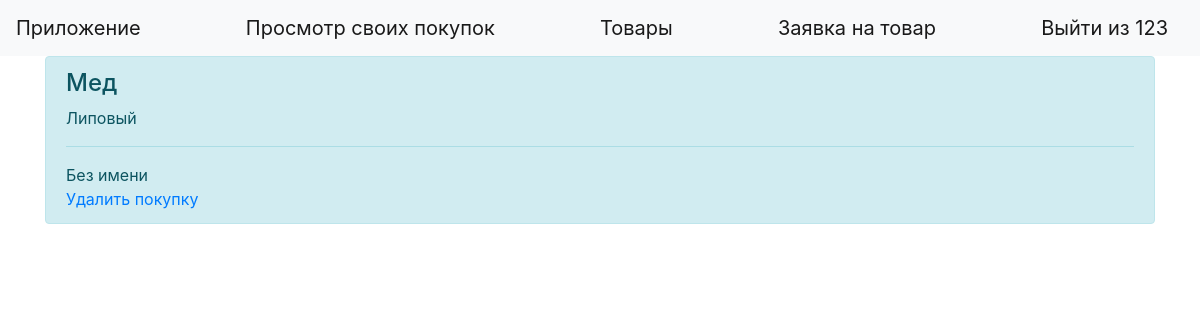
Page /index/ (signed in) on the committed database.
### tables this page shows
CREATE TABLE purchases (id INTEGER PRIMARY KEY AUTOINCREMENT, tovar VARCHAR (50), title VARCHAR (100), content VARCHAR (1000), user_id INTEGER, phone TEXT, count_ INTEGER);

### main.py (the view)
@app.route('/')
@app.route('/index/', methods=['POST', 'GET'])
def index():
    if request.method == 'GET':
        form = cgi.FieldStorage()
        if 'username' not in session or not flag_perm and not session.permanent:
            if "username" in session:
                return redirect("/logout")
            return redirect('/login')
        purchases = PurchaseModel(db_.get_connection()).get_all(session['user_id'])
        user_model = UsersModel(db_.get_connection())
        all_purchases = PurchaseModel(db_.get_connection()).get_all()
        all_users = user_model.get_all()
        if session['username'] in admins:
            return render_template('index.html', purchases=reversed(all_purchases),
                                   admins=admins, username=session['username'], all_users=all_users,
                                   adm_n=purchases)
        return render_template('index.html', username=session['username'], purchases=reversed(purchases), admins=admins)

### db.py (called while the page is built)
    def get_connection(self):
        return self.conn

### purchases_model.py (called while the page is built)
    def get_all(self, user_id=None):
        cursor = self.connection.cursor()
        if user_id:
            cursor.execute("SELECT * FROM purchases WHERE user_id = ?",
                           (str(user_id),))
        else:
            cursor.execute("SELECT * FROM purchases")
        rows = cursor.fetchall()
        return rows

### users_model.py (called while the page is built)
    def get_all(self):
        cursor = self.connection.cursor()
        cursor.execute("SELECT * FROM users")
        rows = cursor.fetchall()
        return rows

### templates/index.html
{% extends "base.html" %}
{% block content %}
{% if username in admins %}
    {% for item in purchases %}
{% if item in adm_n %}
<div class="alert alert-info" role="alert">
            <h4 class="alert-heading">{{item[2]}}</h4>
            <p>{{item[3]}}</p>
        <h6 style="color:blue">Своя заявка</h6>
              <hr>
            <p class="mb-0">{{item[1]}}</p>
            <a href="/delete_purchases/{{item[0]}}">Удалить покупку</a>
        </div>
    {% else %}
    <div class="alert alert-info" role="alert">
            <h4 class="alert-heading">{{item[2]}}</h4>
            <p>{{item[3]}}</p>
    <h6 style="color:blue">USER ID: {{item[4]}} </h6>
              <hr>
            <p class="mb-0">{{item[1]}}</p>
            <a href="/delete_purchases/{{item[0]}}">Удалить покупку</a>
        </div>
{% endif %}
    {% endfor %}
{% else %}
    {% for item in purchases %}
        <div class="alert alert-info" role="alert">
            <h4 class="alert-heading">{{item[2]}}</h4>
             <p>{{item[3]}}</p>
              <hr>
             <p class="mb-0">{{item[1]}}</p>
            <a href="/delete_purchases/{{item[0]}}">Удалить покупку</a>
        </div>
    {% endfor %}
{% endif %}
{% endblock %}

### rows in the picture
purchases: title "Мед", content "Липовый", tovar "Без имени"

### other values in the picture
{{ session['username'] }} "123"
